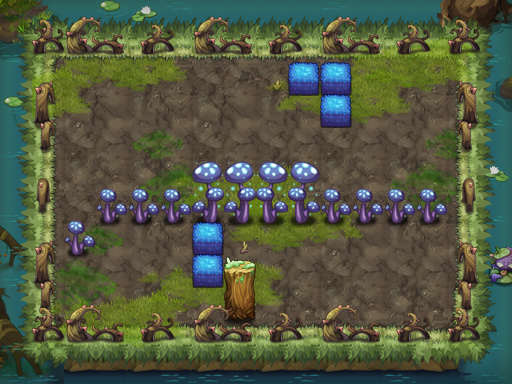

This game map was drawn from its Tiled (.tmx) file and the tilesets committed beside it. A one-line description and the trimmed map source follow:
An orthogonal 16x12 tile map with 32x32 px tiles, 17 tile layers (PASS, 块层 13, 块层 14, 块层 15, ...) and 13 objects (9x TRAP, 3x srh1, PLAYER).

<map version="1.0" orientation="orthogonal" width="16" height="12" tilewidth="32" tileheight="32">
 <properties>
  <property name="DESTRY1" value="221" />
  <property name="DESTRY2" value="225" />
  <property name="DESTRY3" value="223" />
  <property name="DESTRY_COUNT" value="3" />
  <property name="EXP" value="545" />
  <property name="ITEM" value="D016" />
  <property name="MONEY" value="818" />
  <property name="START_SCRIPT" value="lv50" />
 </properties>
 <tileset firstgid="1" name="swzz" tilewidth="32" tileheight="32">
  <image source="swzz.png" width="500" height="1024" />
 </tileset>
 <layer name="PASS" width="16" height="12">
  <data>[192 cells, 114 non-empty, 18 distinct tile ids]</data>
 </layer>
 <layer name="块层 13" width="16" height="12">
  <data>[192 cells, 148 non-empty, 22 distinct tile ids]</data>
 </layer>
 <layer name="块层 14" width="16" height="12">
  <data>[192 cells, 34 non-empty, 24 distinct tile ids]</data>
 </layer>
 <layer name="块层 15" width="16" height="12">
  <data>[192 cells, 91 non-empty, 27 distinct tile ids]</data>
 </layer>
 <layer name="块层 2" width="16" height="12">
  <data>[192 cells, 96 non-empty, 8 distinct tile ids]</data>
 </layer>
 <layer name="块层 17" width="16" height="12">
  <data>[192 cells, 34 non-empty, 10 distinct tile ids]</data>
 </layer>
 <layer name="块层 4" width="16" height="12">
  <data>[192 cells, 19 non-empty, 5 distinct tile ids]</data>
 </layer>
 <layer name="块层 3" width="16" height="12">
  <data>[192 cells, 60 non-empty, 17 distinct tile ids]</data>
 </layer>
 <layer name="块层 6" width="16" height="12">
  <data>[192 cells, 19 non-empty, 5 distinct tile ids]</data>
 </layer>
 <layer name="块层 16" width="16" height="12">
  <data>[192 cells, 52 non-empty, 5 distinct tile ids]</data>
 </layer>
 <layer name="SHELTER 9" width="16" height="12">
  <data>[192 cells, 14 non-empty, 5 distinct tile ids]</data>
 </layer>
 <layer name="SHELTER 8" width="16" height="12">
  <data>[192 cells, 1 non-empty, 1 distinct tile ids]</data>
 </layer>
 <layer name="SHELTER 7" width="16" height="12">
  <data>[192 cells, 1 non-empty, 1 distinct tile ids]</data>
 </layer>
 <layer name="SHELTER 6" width="16" height="12">
  <data>[192 cells, 2 non-empty, 2 distinct tile ids]</data>
 </layer>
 <layer name="SHELTER 5" width="16" height="12">
  <data>[192 cells, 11 non-empty, 2 distinct tile ids]</data>
 </layer>
 <layer name="SHELTER 2" width="16" height="12">
  <data>[192 cells, 1 non-empty, 1 distinct tile ids]</data>
 </layer>
 <layer name="SHELTER 1" width="16" height="12">
  <data>[192 cells, 2 non-empty, 1 distinct tile ids]</data>
 </layer>
 <objectgroup name="对象层 1" width="16" height="12">
  <object name="PLAYER" type="PLAYER" x="64" y="64" width="32" height="32" />
  <object name="srh1" x="352" y="288" width="32" height="32">
   <properties>
    <property name="lua_ai" value="monster_srh_ai" />
    <property name="quality" value="srh1.quality" />
   </properties>
  </object>
  <object name="block1" type="TRAP" x="64" y="160" width="32" height="32">
   <properties>
    <property name="trap_ani" value="blok1.actor" />
    <property name="trap_blok" value="true" />
    <property name="trap_id" value="0" />
   </properties>
  </object>
  <object name="fire1" type="TRAP" x="224" y="224" width="32" height="64">
   <properties>
    <property name="trap_id" value="1" />
    <property name="trap_particle" value="trap_bluefire_up_2.plist" />
    <property name="trap_state" value="open" />
   </properties>
  </object>
  <object name="srh1" x="384" y="96" width="32" height="32">
   <properties>
    <property name="lua_ai" value="monster_srh_ai" />
    <property name="quality" value="srh1.quality" />
   </properties>
  </object>
  <object name="fire_control1" type="TRAP" x="64" y="192" width="32" height="32">
   <properties>
    <property name="trap_ani" value="switch.actor" />
    <property name="trap_floor" value="true" />
    <property name="trap_id" value="0" />
    <property name="trap_script" value="trap(&quot;fire_control1&quot;):setOpened( false ); trap(&quot;fire1&quot;):setVisit( false );" />
    <property name="trap_sound_id" value="2" />
    <property name="trap_start_mode" value="0" />
    <property name="trap_state" value="open" />
   </properties>
  </object>
  <object name="block_control1" type="TRAP" x="416" y="64" width="32" height="32">
   <properties>
    <property name="trap_ani" value="switch.actor" />
    <property name="trap_floor" value="true" />
    <property name="trap_id" value="0" />
    <property name="trap_script" value="trap(&quot;block_control1&quot;):setOpened(false);trap(&quot;block1&quot;):setOpened(false)" />
    <property name="trap_sound_id" value="2" />
    <property name="trap_start_mode" value="0" />
    <property name="trap_state" value="open" />
   </properties>
  </object>
  <object name="mp1" type="TRAP" x="416" y="160" width="32" height="32">
   <properties>
    <property name="trap_ani" value="mp.actor" />
    <property name="trap_floor" value="true" />
    <property name="trap_id" value="0" />
    <property name="trap_script" value="trap_moveto(&quot;PLAYER&quot;, &quot;mp1&quot;,target(&quot;mp2&quot;):getX(),target(&quot;mp2&quot;):getY() );" />
    <property name="trap_sound_id" value="1" />
    <property name="trap_start_mode" value="0" />
    <property name="trap_state" value="open" />
   </properties>
  </object>
  <object name="mp1" type="TRAP" x="416" y="224" width="32" height="32">
   <properties>
    <property name="trap_ani" value="mp.actor" />
    <property name="trap_floor" value="true" />
    <property name="trap_id" value="0" />
    <property name="trap_script" value="trap_moveto(&quot;PLAYER&quot;, &quot;mp1&quot;,target(&quot;mp2&quot;):getX(),target(&quot;mp2&quot;):getY() );" />
    <property name="trap_sound_id" value="1" />
    <property name="trap_start_mode" value="0" />
    <property name="trap_state" value="open" />
   </properties>
  </object>
  <object name="mp2" type="TRAP" x="416" y="224" width="32" height="32">
   <properties>
    <property name="trap_ani" value="mp.actor" />
    <property name="trap_floor" value="true" />
    <property name="trap_id" value="0" />
    <property name="trap_script" value="trap_moveto(&quot;PLAYER&quot;, &quot;mp2&quot;,target(&quot;mp1&quot;):getX(),target(&quot;mp1&quot;):getY() );" />
    <property name="trap_sound_id" value="1" />
    <property name="trap_start_mode" value="0" />
    <property name="trap_state" value="open" />
   </properties>
  </object>
  <object name="srh1" x="160" y="256" width="32" height="32">
   <properties>
    <property name="lua_ai" value="monster_srh_ai" />
    <property name="quality" value="srh1.quality" />
   </properties>
  </object>
  <object name="bh1" type="TRAP" x="256" y="128" width="32" height="32">
   <properties>
    <property name="trap_ani" value="black_hole.actor" />
    <property name="trap_floor" value="true" />
    <property name="trap_id" value="2" />
    <property name="trap_sh" value="0.1" />
    <property name="trap_sw" value="0.1" />
   </properties>
  </object>
  <object name="xy1" type="TRAP" x="256" y="128" width="32" height="32">
   <properties>
    <property name="lua_ai" value="trap_mire_ai" />
    <property name="trap_sh" value="0.1" />
    <property name="trap_sw" value="0.1" />
   </properties>
  </object>
 </objectgroup>
</map>
